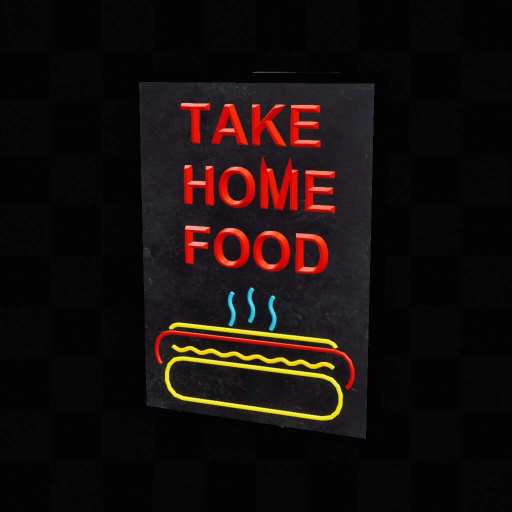
#> input picture simworld/data/asset_images/SM_advert_small_a1.png, 1024 x 1024 px (shown at 1/2 size)
$ python -i video_check.py   (imports and definitions only)   (older library calls are emulated)
#> lines starting #> are read from the running program, lines starting #| are printed output that depends on the picture
"""Catch a painted world-model video going wrong: mosaic (the picture breaks into coloured 16 px tiles) and drift (the
picture stops following the sim it was painted from). CPU only, numpy and OpenCV, no model.

Mosaic. The breakage seen in the Mara and Iris lunch films is saturated colour blobs laid on the latent tile grid
(the VAE's 8x downsample times the 2x2 patch = 16 px). Two cheap measures each rise with it, and each also rises on
some clean frames (a regular paving pattern repeats near 16 px; a sunny garden is colourful). Their geometric mean
rises on both only when the frame is really tiled:
  * blob contrast: mean absolute Laplacian of the saturation map at 1/4 size (the score out/world_stream/still_test.py
    used), divided by BLOB_REF;
  * grid periodicity: luma gradient averaged per column (and per row) phase modulo 16, coefficient of variation of
    those 16 means, divided by GRID_REF. Phase-free on purpose: the tiles' edges sit at x = 8 mod 16 in these films.
  mosaic = sqrt(blob/BLOB_REF * grid/GRID_REF); 1.0 is the threshold.

Drift. Correlation between the painted frame's luma and the blur control it was painted from, both blurred and cut to
1/8 size, so only the layout (where the bright and dark masses are) counts. A frame from an unrelated moment of the
same walk scores about 0.0-0.35 against the control; painted frames that follow the sim score 0.45-0.8. Edge-vs-edge
agreement was tried first (the plan's candidate) and separated worse: the edge control is full of sim-only texture
(paving grid lines) that a good painting rightly leaves out. See docs/fable_log/P3-D.md for the numbers.

Why the older drift number read 0.99 on garbage: runtime/drift.py compared the painted frame with the mock sim's grid
picture, which shares no layout with any painting, so the distance sat near its ceiling for good and broken frames
alike. A drift measure is only as good as the reference it compares with; here it is the frame's own control.

    python -m core.video_check film.mp4 --control blur.mp4          # per-second scores and a verdict
    python -m core.video_check calibrate                            # the labelled clips -> out/test_outputs/video_check/
"""
import argparse
import json
import subprocess
import sys
from pathlib import Path

import cv2
import numpy as np

ROOT = Path(__file__).resolve().parent.parent
TILE = 16
BLOB_REF = 25.0
GRID_REF = 0.08
MOSAIC_MAX = 1.0
DRIFT_MIN = 0.2
WINDOW = 24          # frames per verdict when scoring a file; one lunch push is 24 frames
MIN_FRAMES = 8       # a push with fewer painted frames is not judged
BAD_IN_A_ROW = 3


def blob_contrast(frame):
    f = frame.astype(np.float32)
    top = f.max(2)
    sat = (top - f.min(2)) / (top + 1)
    h, w = sat.shape
    small = cv2.resize(sat, (w // 4, h // 4), interpolation=cv2.INTER_AREA)
    return float(np.abs(cv2.Laplacian(small, cv2.CV_32F)).mean() * 100)


def grid_periodicity(gray):
    dx = np.abs(np.diff(gray, axis=1)).mean(0)
    dy = np.abs(np.diff(gray, axis=0)).mean(1)
    cv = []
    for d in (dx, dy):
        phases = np.array([d[k::TILE].mean() for k in range(TILE)])
        cv.append(phases.std() / (phases.mean() + 1e-6))
    return float(np.mean(cv))


# [5 lines left out: function _layout, not called in this run]


def _gray(frame):
    return cv2.cvtColor(np.ascontiguousarray(frame, np.uint8), cv2.COLOR_RGB2GRAY).astype(np.float32)


def frame_scores(frame, blur_control=None):
    """frame, blur_control: uint8 [H, W, 3] RGB at the painted size. Returns {"mosaic", "drift"}; drift is None
    without a control. drift is a correlation: higher means the painting follows the sim more closely."""
    gray = _gray(frame)
    mosaic = float(np.sqrt(max(blob_contrast(frame), 0) / BLOB_REF * grid_periodicity(gray) / GRID_REF))
    drift = None
    if blur_control is not None:
        drift = float((_layout(gray) * _layout(_gray(blur_control))).sum())
    return {"mosaic": mosaic, "drift": drift}


# [11 lines left out: function judge, not called in this run]


class RunCheck:
    """Watches one stream's pushes. feed() aligns painted frames with the blur control frames they were painted from
    (painting lags the controls by up to 3 frames), judges each push and, given a path, writes it there as JSON. After BAD_IN_A_ROW
    bad pushes in a row `failed` turns true and stays true."""

    # [96 lines left out: functions __init__, feed, record, probe_size, read_frames, score_video and 1 more, not called in this run]


# ---------------------------------------------------------------- calibration

DEMO = "out/bodies/demo/runs/wm"
BRIDGE = "out/city_wm/bridge/controls/832x480/blur.mp4"
# (name, painted, blur control or None, fps, crop, labelled segments in seconds: (start, end, expected verdict)).
# Labels come from contact sheets of each clip, read by eye before the thresholds were set (docs/fable_log/P3-D.md).
CLIPS = [
    ("iris", f"{DEMO}/film/iris.mp4", f"{DEMO}/controls/iris/blur.mp4", 16, None, [(0, 46, "good"), (58, 120, "bad")]),
    ("mara", f"{DEMO}/film/mara.mp4", f"{DEMO}/controls/mara/blur.mp4", 16, None,
     [(0, 8.5, "drift"), (9, 50, "good"), (64, 71, "bad"), (98, 108, "bad")]),
    ("a4_full_8bit", "out/wm_multicontrol/a4_full_8bit/a4_full_8bit.mp4", BRIDGE, 30, None, [(0, 5, "good")]),
    ("a4_full", "out/wm_multicontrol/a4_full/a4_full.mp4", BRIDGE, 30, None, [(0, 5, "good")]),
    ("a4_blind_left", "out/wm_multicontrol/a4_8bit_blind/side_by_side.mp4", BRIDGE, 30, "832:480:0:0", [(0, 5, "good")]),
    ("a4_blind_right", "out/wm_multicontrol/a4_8bit_blind/side_by_side.mp4", BRIDGE, 30, "832:480:848:0", [(0, 5, "good")]),
    ("still_8bit", "out/world_stream/still_test/still_8bit.mp4", None, 16, None, [(0, 13, "good"), (14, 15.1, "bad")]),
    ("still_bf16", "out/world_stream/still_test/still_bf16.mp4", None, 16, None, [(0, 13, "good"), (14, 15.1, "bad")]),
    ("sway_8bit", "out/world_stream/still_test/sway_8bit.mp4", None, 16, None, [(0, 15.1, "good")]),
]


# [124 lines left out: functions first_failure, check_file, classify, old_drift, svg_curve, calibrate and 1 more, not called in this run]


# [2 lines not run here, left out]

>>> import cv2
>>> picture = cv2.cvtColor(cv2.imread('../simworld/data/asset_images/SM_advert_small_a1.png'), cv2.COLOR_BGR2RGB)
>>> result = frame_scores(picture)
#> in _gray, `return cv2.cvtColor(np.ascontiguousarray(frame, np.uint8), cv2.COLOR_R..`:
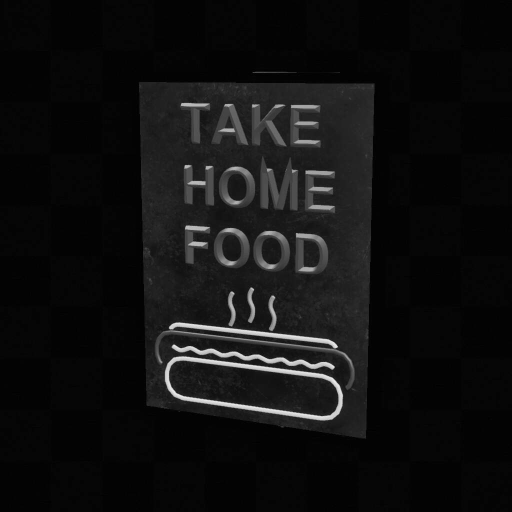
#> returned value: shape (1024, 1024) float32 (shown at 1/2 size); min 0, max 245, mean 16.5
#> in blob_contrast, `top = f.max(2)`:
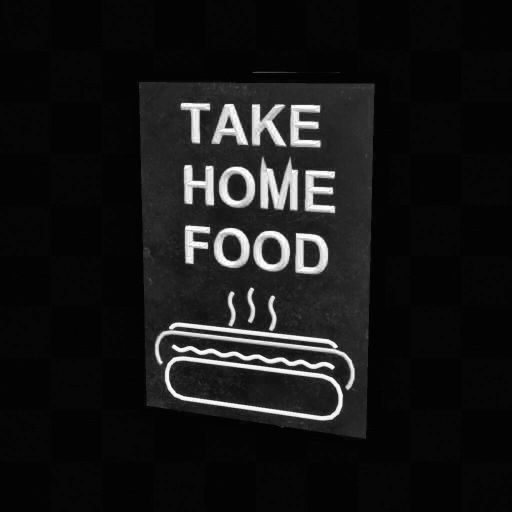
#> top: shape (1024, 1024) float32 (shown at 1/2 size); min 0, max 255, mean 23.3
#> in blob_contrast, `sat = (top - f.min(2)) / (top + 1)`:
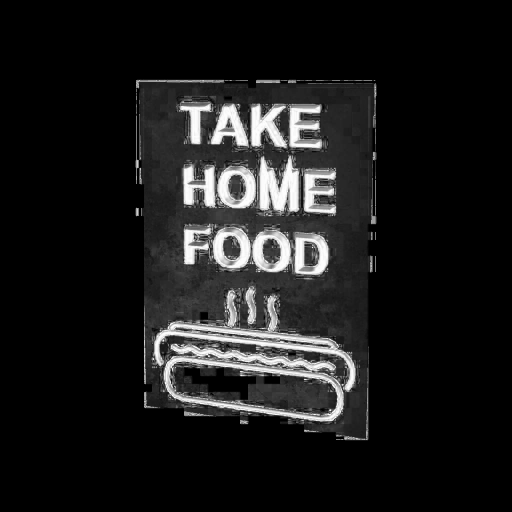
#> sat: shape (1024, 1024) float32 (shown at 1/2 size); min 0, max 0.996, mean 0.104
#> in blob_contrast, `small = cv2.resize(sat, (w // 4, h // 4), interpolation=cv2.INTER_AREA)`:
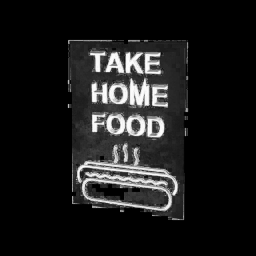
#> small: shape (256, 256) float32; min 0, max 0.996, mean 0.104
#> in grid_periodicity, `dx = np.abs(np.diff(gray, axis=1)).mean(0)`: dx = 1023 values, max 6.32 at index 503, min 0 at index 8, mean 0.991
#> in grid_periodicity, `dy = np.abs(np.diff(gray, axis=0)).mean(1)`: dy = 1023 values, max 9.1 at index 723, min 0 at index 43, mean 1.45
#> the loop in grid_periodicity, `for d in (dx, dy):` made 2 passes
#> after the loop in grid_periodicity, `for d in (dx, dy):`: cv = [0.269, 0.16]
#> in frame_scores, `mosaic = float(np.sqrt(max(blob_contrast(frame), 0) / BLOB_REF * grid_..`: mosaic = 0.767
#> result = 2 items
